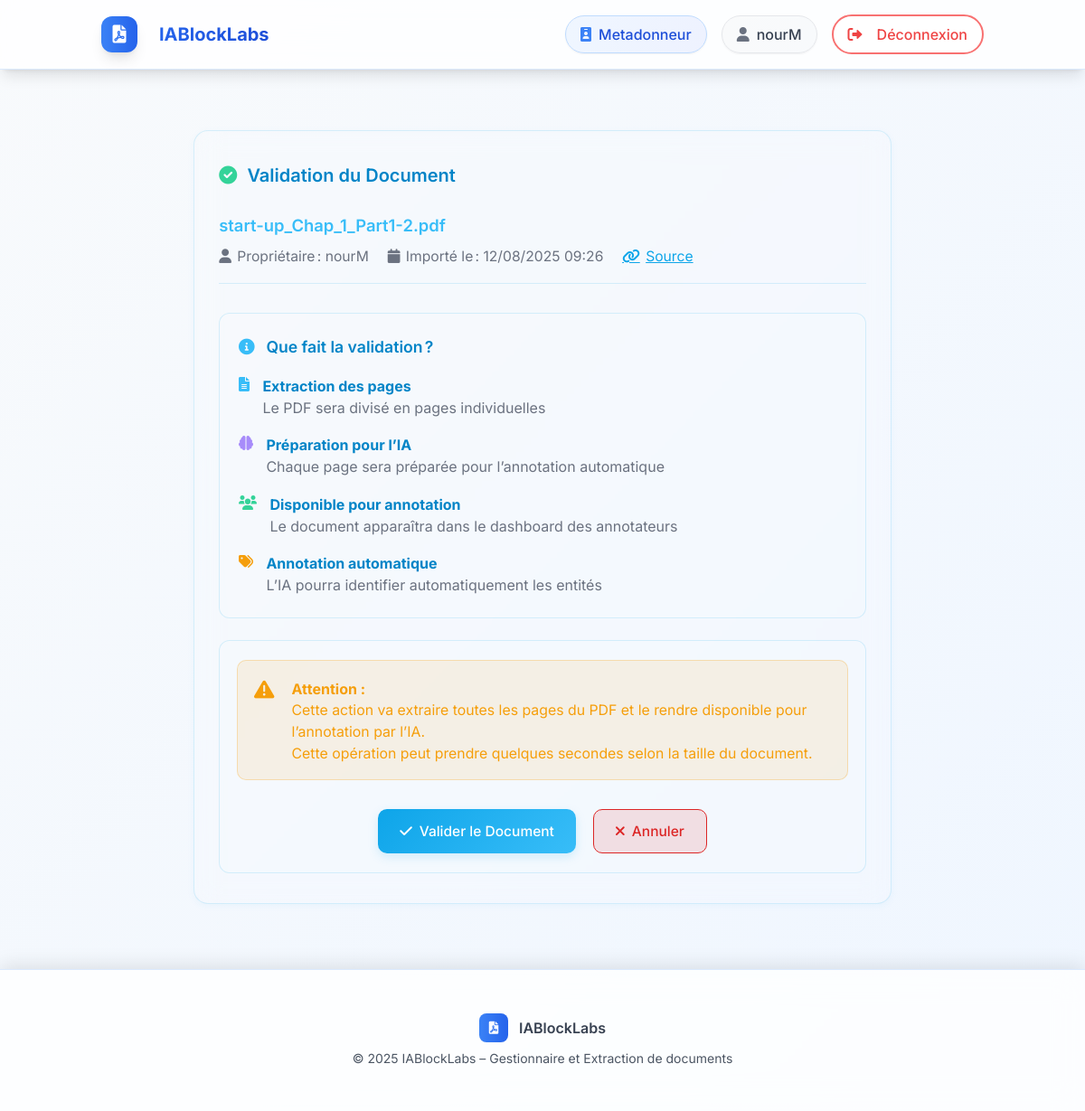
The page /document/169/validate/ (signed in) on the database its author committed.
### rawdocs/models.py (models this page shows, shortened)
class RawDocument(models.Model):
    url = models.URLField(help_text="URL d'origine du PDF", blank=True)
    file = models.FileField(upload_to=pdf_upload_to, help_text="Fichier PDF téléchargé")
    created_at = models.DateTimeField(auto_now_add=True)
    owner = models.ForeignKey(
        settings.AUTH_USER_MODEL,
        on_delete=models.CASCADE,
        related_name='raw_documents',
        null=True, blank=True,
        help_text="Utilisateur qui a téléchargé ce document"
    )
    is_validated = models.BooleanField(default=False, help_text="Document validé par un métadonneur")
    validated_at = models.DateTimeField(null=True, blank=True)
    is_ready_for_expert = models.BooleanField(default=False, help_text="Document prêt pour révision expert")
    expert_ready_at = models.DateTimeField(null=True, blank=True,
                                           help_text="Date à laquelle le document est devenu prêt pour l'expert")
    total_pages = models.IntegerField(default=0, help_text="Nombre total de pages")
    pages_extracted = models.BooleanField(default=False, help_text="Pages extraites individuellement")
    title = models.TextField(blank=True, help_text="Titre du document")
    doc_type = models.CharField("Type", max_length=100, blank=True, help_text="Type du document (guide, rapport…)")
    publication_date = models.CharField(max_length=100, blank=True, help_text="Date de publication")
    version = models.CharField(max_length=50, blank=True, help_text="Version extraite")
    source = models.CharField(max_length=255, blank=True, help_text="Organisation émettrice (EMA, FDA…)")
    context = models.TextField(blank=True, help_text="Contexte extrait (2 phrases max)")
    country = models.CharField(max_length=100, blank=True, help_text="Pays détecté (GPE ou TLD)")
    language = models.CharField(max_length=10, blank=True, help_text="Langue détectée (fr, en…)")
    url_source = models.URLField(blank=True, help_text="URL d'origine pour référence")

### rawdocs/views.py (the view, shortened to what this page needs)
@login_required(login_url='rawdocs:login')
@user_passes_test(is_metadonneur)
def validate_document(request, doc_id):
    document = get_object_or_404(RawDocument, id=doc_id, owner=request.user)
    return render(request, 'rawdocs/validate_document.html', {'document': document})

### templates/rawdocs/validate_document.html (shortened to what this page needs)
{% extends "base.html" %}
{% load rawdocs_extras %}
{% block content %}
<div class="dashboard-container">
    <div class="card">
        <div style="display:flex; flex-direction:column; border-bottom:1.5px solid var(--card-border); padding-bottom:1.1rem; margin-bottom:2rem;">
            <h2 class="card-title">
                <i class="fas fa-check-circle" style="color:var(--accent-light);"></i>
                Validation du Document
            </h2>
            <div class="mt-4">
                <h3 style="font-size:1.15rem; font-weight:600; color:var(--primary-light);">
                    {{ document.file.name|basename }}
                </h3>
                <div style="display:flex; flex-wrap:wrap; gap:1.3rem; margin-top:0.5rem; font-size:0.98rem;">
                    <span style="color:var(--text-muted); display:flex; align-items:center; gap:0.4rem;">
                        <i class="fas fa-user"></i> Propriétaire : {{ document.owner.username }}
                    </span>
                    <span style="color:var(--text-muted); display:flex; align-items:center; gap:0.4rem;">
                        <i class="fas fa-calendar"></i> Importé le : {{ document.created_at|date:"d/m/Y H:i" }}
                    </span>
                    <a href="{{ document.url }}" target="_blank"
                       style="color:var(--primary); display:flex; align-items:center; gap:0.4rem; text-decoration:underline;"
                       onmouseover="this.style.color='var(--primary-light)';"
                       onmouseout="this.style.color='var(--primary)';">
                        <i class="fas fa-link"></i> Source
                    </a>
                </div>
            </div>
        </div>
        <div class="space-y-6">
            <div style="background:var(--glass-bg); border-radius:12px; padding:1.5rem 1.3rem; border:1.3px solid var(--card-border); margin-bottom:1rem;">
                <h4 style="font-size:1.1rem; font-weight:600; color:var(--primary-dark); display:flex; align-items:center; gap:0.8rem; margin-bottom:1.1rem;">
                    <i class="fas fa-info-circle" style="color:var(--primary-light);"></i>
                    Que fait la validation ?
                </h4>
                <ul style="margin:0; padding-left:0; list-style:none; display:flex; flex-direction:column; gap:1.1rem;">
                    <li style="display:flex; align-items:start; gap:0.9rem;">
                        <i class="fas fa-file-text" style="color:var(--primary-light); margin-top:2px;"></i>
                        <div>
                            <strong style="color:var(--primary-dark);">Extraction des pages</strong>
                            <p style="color:var(--text-muted);">Le PDF sera divisé en pages individuelles</p>
                        </div>
                    </li>
                    <li style="display:flex; align-items:start; gap:0.9rem;">
                        <i class="fas fa-brain" style="color:#a78bfa; margin-top:2px;"></i>
                        <div>
                            <strong style="color:var(--primary-dark);">Préparation pour l’IA</strong>
                            <p style="color:var(--text-muted);">Chaque page sera préparée pour l’annotation automatique</p>
                        </div>
                    </li>
                    <li style="display:flex; align-items:start; gap:0.9rem;">
                        <i class="fas fa-users" style="color:var(--accent-light); margin-top:2px;"></i>
                        <div>
                            <strong style="color:var(--primary-dark);">Disponible pour annotation</strong>
                            <p style="color:var(--text-muted);">Le document apparaîtra dans le dashboard des annotateurs</p>
                        </div>
                    </li>
                    <li style="display:flex; align-items:start; gap:0.9rem;">
                        <i class="fas fa-tags" style="color:var(--warning); margin-top:2px;"></i>
                        <div>
                            <strong style="color:var(--primary-dark);">Annotation automatique</strong>
                            <p style="color:var(--text-muted);">L’IA pourra identifier automatiquement les entités</p>
                        </div>
                    </li>
                </ul>
            </div>
            {% if document.is_validated %}
                <div class="bg-success">
                    <i class="fas fa-check-circle" style="font-size:2.3rem; margin-bottom:0.5rem;"></i>
                    <h3 style="font-size:1.12rem; font-weight:600; margin:1rem 0 0.6rem 0; color: #10b981;">
                        Document déjà validé
                    </h3>
                    <p>Validé le {{ document.validated_at|date:"d/m/Y à H:i" }}</p>
                    <p><strong>Pages extraites :</strong> {{ document.total_pages }}</p>
                    <div style="display:flex; justify-content:center; gap:1.1rem; margin-top:1.5rem;">
                        <a href="{% url 'rawdocs:annotation_dashboard' %}" class="btn btn-primary">
                            <i class="fas fa-highlighter"></i> Aller à l’annotation
                        </a>
                        <a href="{% url 'rawdocs:document_list' %}" class="btn btn-outline">
                            <i class="fas fa-arrow-left"></i> Retour à la liste
                        </a>
                    </div>
                </div>
            {% else %}
                <form method="post" style="background:var(--glass-bg); border-radius:12px; padding:1.3rem 1.2rem; border:1.3px solid var(--card-border);">
                    <div class="alert-warning">
                        <i class="fas fa-exclamation-triangle"></i>
                        <div>
                            <strong>Attention :</strong>
                            <p>
                                Cette action va extraire toutes les pages du PDF et le rendre disponible pour l’annotation par l’IA.<br>
                                Cette opération peut prendre quelques secondes selon la taille du document.
                            </p>
                        </div>
                    </div>
                    <div style="display:flex; justify-content:center; gap:1.2rem;">
                        <button type="submit" class="btn btn-primary">
                            <i class="fas fa-check"></i>
                            Valider le Document
                        </button>
                        <a href="{% url 'rawdocs:document_list' %}" class="btn btn-outline btn-danger">
                            <i class="fas fa-times"></i>
                            Annuler
                        </a>
                    </div>
                </form>
            {% endif %}
        </div>
    </div>
</div>
{% endblock %}

### templates/base.html (shortened to what this page needs)
{% load static %}
<!DOCTYPE html>
<html lang="fr">
<head>
  <script src="https://cdn.tailwindcss.com"></script>
  <link rel="stylesheet" href="{% static 'rawdocs/css/styles.css' %}">
  <link href="https://cdnjs.cloudflare.com/ajax/libs/font-awesome/6.0.0/css/all.min.css" rel="stylesheet">
</head>
<body class="bg-gradient-to-br from-slate-50 to-blue-50 min-h-screen flex flex-col">
  <div class="fixed inset-0 opacity-5 pointer-events-none">
    <div class="absolute inset-0 bg-grid-pattern"></div>
  </div>
  <div class="app-container flex-1 flex flex-col relative z-10">
    <header class="site-header bg-white/80 backdrop-blur-lg shadow-lg border-b border-blue-100">
      <div class="header-content container mx-auto px-6 flex items-center justify-between py-4">
        {% with group=user.groups.first.name %}
        {% if group == "Annotateur" %}
          <a href="{% url 'rawdocs:annotation_dashboard' %}" class="logo group flex items-center text-xl font-bold text-blue-600 hover:text-blue-700 transition-all duration-300">
        {% elif group == "Expert" %}
          <a href="{% url 'expert:dashboard' %}" class="logo group flex items-center text-xl font-bold text-blue-600 hover:text-blue-700 transition-all duration-300">
        {% elif group == "Metadonneur" %}
          <a href="{% url 'rawdocs:dashboard' %}" class="logo group flex items-center text-xl font-bold text-blue-600 hover:text-blue-700 transition-all duration-300">
        {% else %}
          <a href="#" class="logo group flex items-center text-xl font-bold text-blue-600 hover:text-blue-700 transition-all duration-300">
        {% endif %}
      {% endwith %}
            <div class="logo-icon bg-gradient-to-r from-blue-500 to-blue-600 p-2 rounded-xl mr-3 group-hover:scale-110 transition-transform duration-300 shadow-lg">
              <i class="fas fa-file-pdf text-white"></i>
            </div>
            <span class="bg-gradient-to-r from-blue-600 to-blue-700 bg-clip-text text-transparent">
            </span>
          </a>
        {% if user.is_authenticated %}
          <div class="user-info flex items-center gap-4">
            <div class="user-badge bg-gradient-to-r from-blue-50 to-indigo-50 px-4 py-2 rounded-full border border-blue-200">
              <span class="flex items-center text-blue-700 font-medium">
                <i class="fas fa-id-badge mr-2 text-blue-500"></i>
                {{ user.groups.first.name }}
              </span>
            </div>
            <div class="user-badge bg-gradient-to-r from-gray-50 to-slate-50 px-4 py-2 rounded-full border border-gray-200">
              <span class="flex items-center text-gray-700 font-medium">
                <i class="fas fa-user mr-2 text-gray-500"></i>
                {{ user.username }}
              </span>
            </div>
            <form method="post" action="{% url 'rawdocs:logout' %}">
              <button type="submit"
                      class="btn-logout group inline-flex items-center px-4 py-2 border-2 border-red-400 text-red-500 rounded-full hover:bg-red-500 hover:text-white transition-all duration-300 hover:shadow-lg hover:scale-105">
                <i class="fas fa-sign-out-alt mr-2 group-hover:animate-pulse"></i>
                <span>Déconnexion</span>
              </button>
            </form>
          </div>
        {% endif %}
      </div>
    </header>
    <main class="site-main flex-1 container mx-auto px-6 py-8">
      <div class="main-content-wrapper animate-fadeInUp">
        {% block content %}{% endblock %}
      </div>
    </main>
    <footer class="site-footer bg-white/80 backdrop-blur-lg border-t border-blue-100 py-6">
      <div class="footer-content text-center">
        <div class="flex items-center justify-center gap-3 mb-2">
          <div class="w-8 h-8 bg-gradient-to-r from-blue-500 to-blue-600 rounded-lg flex items-center justify-center">
            <i class="fas fa-file-pdf text-white text-sm"></i>
          </div>
          <span class="text-gray-700 font-semibold">IABlockLabs</span>
        </div>
        <p class="text-gray-600 text-sm">
          &copy; 2025 IABlockLabs – Gestionnaire et Extraction de documents
        </p>
      </div>
    </footer>
  </div>
</body>
</html>

### rows shown on the page
RawDocument: file.name|basename "start-up_Chap_1_Part1-2.pdf", owner.username "nourM", created_at "12/08/2025 09:26"

### other values the page prints
{{ user.groups.first.name }} "Metadonneur"
{{ user.username }} "nourM"
